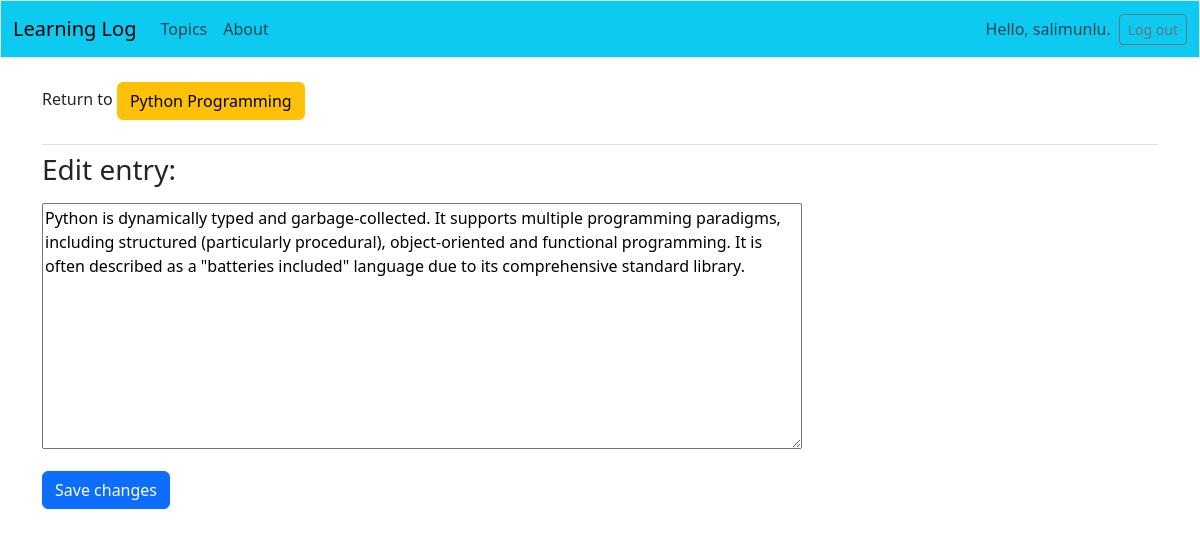
The page /edit_entry/2/ (signed in) on the database its author committed.
### learning_logs/models.py (models this page shows, shortened)
class Topic(models.Model):
    text = models.CharField(max_length=200)
    date_added = models.DateTimeField(auto_now_add=True)
    owner = models.ForeignKey(User, on_delete=models.CASCADE)
    def __str__(self):
        return self.text

class Entry(models.Model):
    topic = models.ForeignKey(Topic, on_delete=models.CASCADE)
    text = models.TextField()
    date_added = models.DateTimeField(auto_now_add=True)
    class Meta:
        verbose_name_plural = "Entries"

### learning_logs/views.py (the view)
# urls.py: path('edit_entry/<int:entry_id>/', views.edit_entry, name='edit_entry'), # Entry düzenlemek için
@login_required
def edit_entry(request, entry_id):
    entry = Entry.objects.get(id=entry_id)
    topic = entry.topic
    if topic.owner != request.user:
        raise Http404
    if request.method != 'POST':
        form = EntryForm(instance=entry)
    else:
        form = EntryForm(instance=entry, data=request.POST)
        if form.is_valid():
            form.save()
            return redirect('learning_logs:topic', topic_id=topic.id)
    context = {'entry': entry, 'topic': topic, 'form': form}
    return render(request, 'learning_logs/edit_entry.html', context)

### learning_logs/forms.py
class EntryForm(forms.ModelForm):
    class Meta:
        model = Entry   # Form Entry modeline dayanıyor
        fields = ['text']   # Sadece text alanı bu forma dahil edildi
        labels = {'text': ''}  # 'text' alanına boş bir etiket atandı.
        widgets = {'text': forms.Textarea(attrs={'cols': 80})}  # 'text' alanı için bir HTML form elemanı

### templates/learning_logs/edit_entry.html (shortened to what this page needs)
<!DOCTYPE html>
<html lang="en">
<head>
</head>
<body>
{% extends 'learning_logs/base.html' %}
{% block page_header %}
    <p>Return to <a class="btn btn-warning" href="{% url 'learning_logs:topic' topic.id %}">{{ topic }}</a></p>
{% endblock page_header %}
{% block content %}
    <h3 class="mb-3">Edit entry:</h3>
    <form action="{% url 'learning_logs:edit_entry' entry.id %}" method="post" class="mb-3">
        {{ form.as_p }}
        <button name="submit" class="btn btn-primary">Save changes</button>
    </form>
{% endblock content %}

### templates/learning_logs/base.html (shortened to what this page needs)
<!doctype html>
<html lang="en">
<head>
  {% load static %}
  {% load django_bootstrap5 %}
  {% bootstrap_css %}
   <link rel="stylesheet" href="{% static 'css/fontawesome.min.css' %}">
    <link rel="stylesheet" href="{% static 'css/all.min.css' %}">
</head>
<body>
  <nav class="navbar navbar-expand-md navbar-light bg-info mb-4 border">
    <div class="container-fluid">
      <a class="navbar-brand" href="{% url 'learning_logs:index' %}">
          Learning Log</a>
      <div class="collapse navbar-collapse" id="navbarCollapse">
        <ul class="navbar-nav me-auto mb-2 mb-md-0">
          <li class="nav-item">
            <a class="nav-link" href="{% url 'learning_logs:topics' %}">
              Topics</a></li>
           <li class="nav-item">
            <a class="nav-link" href="{% url 'learning_logs:about' %}">
              About</a></li>
        </ul>
        <ul class="navbar-nav ms-auto mb-2 mb-md-0">
          {% if user.is_authenticated %}
            <li class="nav-item">
              <span class="navbar-text me-2">Hello, {{ user.username }}.
                </span></li>
          {% endif %}
        </ul>
        {% if user.is_authenticated %}
          <form action="{% url 'users:logout' %}" method='post'>
            <button name='submit' class='btn btn-outline-secondary btn-sm'>
              Log out</button>
          </form>
        {% endif %}
      </div>
    </div>
  </nav>
  <main class="container">
    <div class="pb-2 mb-2 border-bottom">
      {% block page_header %}{% endblock page_header %}
    </div>
    <div>
      {% block content %}{% endblock content %}
    </div>
  </main>
</body>
</html>

### rows shown on the page
Topic: text "Python Programming"
Entry: text "Python is dynamically typed and garbage-collected. It supports multiple programming paradigms, including structured (particularly procedural), object-oriented and functional programming. It is often described as a \"batteries included\" language due to its comprehensive standard library."

### other values the page prints
{{ user.username }} "salimunlu"
